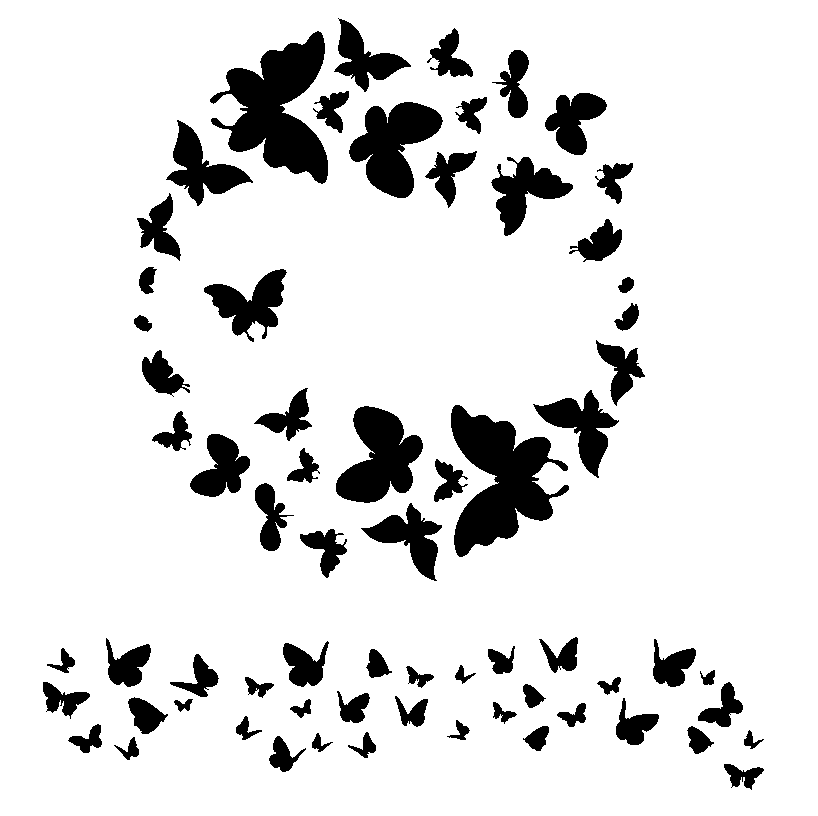
#> input picture test/files/flies.bmp, 818 x 816 px; its folder holds only this picture in this run
$ python -i binarizer.py   (imports and definitions only)
#> lines starting #> are read from the running program, lines starting #| are printed output that depends on the picture; after the words box and inside, x2 and y2 are one past the last pixel; in counts of white or black regions, pixels touching at a corner belong together
import os

import numpy as np
import cv2
from PIL import Image

from zhu.draw_tools import imread_bw


class Binarizer:
    def __init__(self, gauss=0, use_otsu=True):
        self.gauss = gauss
        self.otsu_dilate_kernel_size = 3
        self.otsu_erose_kernel_size = 5
        self.binarize = self.binarize_otsu if use_otsu \
            else self.binarize_mono

    def binarize_mono(self, image_path):
        img = imread_bw(image_path)
        if img is None:
            return None
        if self.gauss:
            size = (self.gauss, self.gauss)
            img = cv2.GaussianBlur(img, size, 0)
        img = np.array(img, dtype=np.uint8)[::-1]
        img = img * (255 // np.max(img))
        _, img = cv2.threshold(img, 127, 255, cv2.THRESH_BINARY)
        return img

    def binarize_otsu(self, image_path):
        # Leaves binarization by Kirill Berber
#> called with image_path = '../test/files/flies.bmp'
        im = Image.open(image_path)
#> im is the input picture: PIL image 818x816 P; 87.7% white; 67 black regions, largest, box (x1, y1, x2, y2) and area: (451, 405, 569, 557) 9014, (210, 31, 328, 184) 9005, (336, 406, 423, 503) 5022
        im = np.array(im)
        if len(im.shape) == 2:
            ret, im_FIN = cv2.threshold(im, 0, 255, cv2.THRESH_OTSU)
#> ret = 0
        else:
            red = im[:, :, 0]
            green = im[:, :, 1]
            blue = im[:, :, 2]

            ret_r, th_r = cv2.threshold(red, 0, 255, cv2.THRESH_OTSU)
            ret_g, th_g = cv2.threshold(green, 0, 255, cv2.THRESH_OTSU)
            ret_b, th_b = cv2.threshold(blue, 0, 255, cv2.THRESH_OTSU)

            im_FIN = th_r * th_g * th_b

        kernel = np.ones((self.otsu_dilate_kernel_size,
                          self.otsu_dilate_kernel_size), np.uint8)
        kernel_2 = np.ones((self.otsu_erose_kernel_size,
                            self.otsu_erose_kernel_size), np.uint8)

        dilate_img = cv2.dilate(im_FIN, kernel, iterations=1)
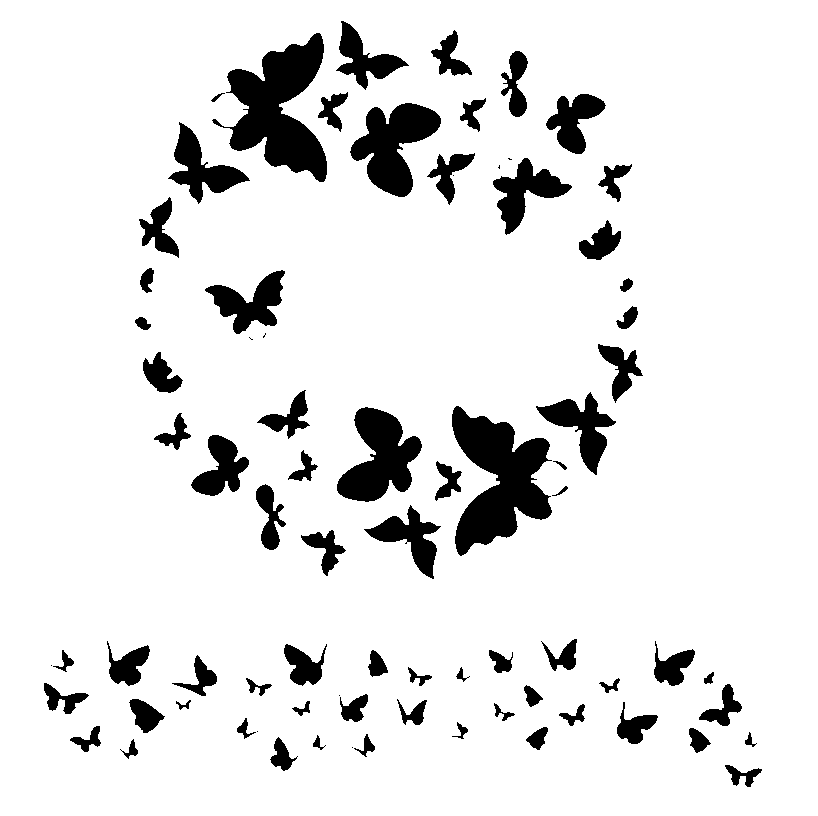
#> dilate_img: shape (816, 818); 89.9% white; 79 black regions (9 under 20 px), largest, box (x1, y1, x2, y2) and area: (212, 33, 327, 182) 8110, (452, 406, 552, 556) 8074, (337, 407, 422, 502) 4538
        erosion = cv2.erode(dilate_img, kernel_2, iterations=1)
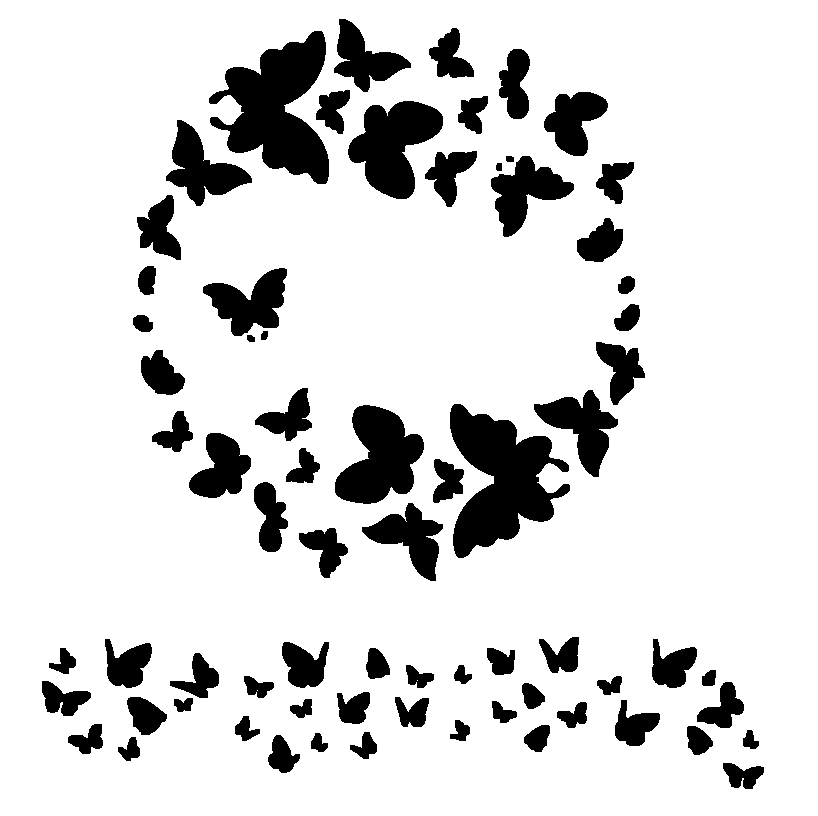
#> erosion: shape (816, 818); 85.7% white; 71 black regions, largest, box (x1, y1, x2, y2) and area: (450, 404, 570, 558) 9851, (209, 31, 329, 184) 9831, (335, 405, 424, 504) 5492

        return erosion[::-1]
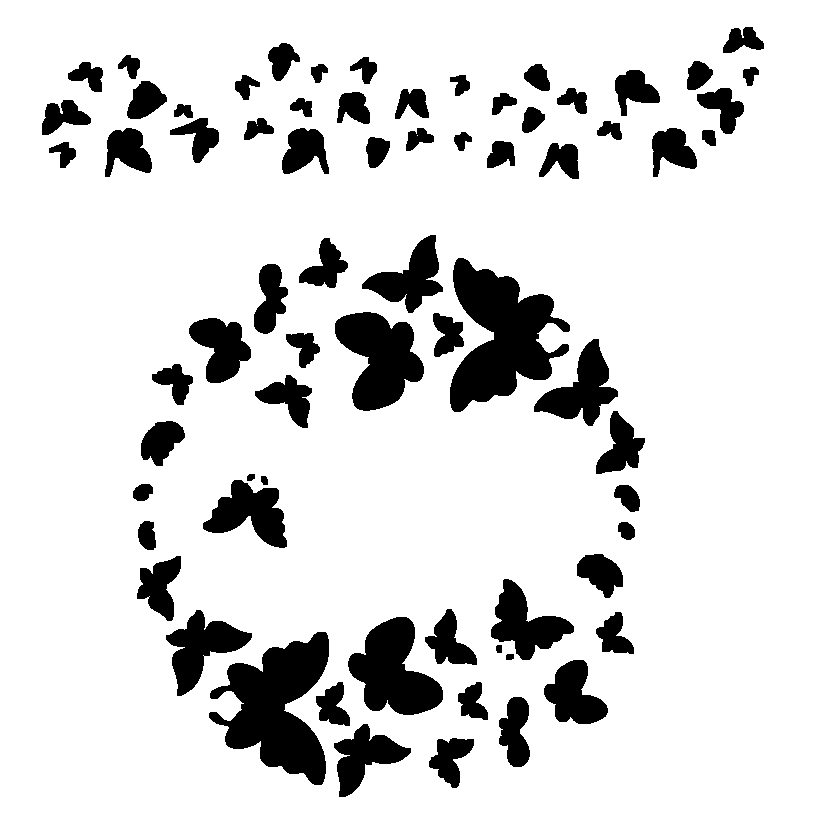
#> returned value: shape (816, 818); 85.7% white; 71 black regions, largest, box (x1, y1, x2, y2) and area: (450, 258, 570, 412) 9851, (209, 632, 329, 785) 9831, (335, 312, 424, 411) 5492

    def create_mono_bmp(self, image_path, res_path=None):
        if res_path is None:
            path, ext = os.path.splitext(image_path)
            res_path = path + '.bmp'
        data = self.binarize(image_path)
        if data is None:
            return
        if data[0, 0] == 255:
            data = 255 - data
        data = (255 - data) // 255
        img = Image.new('1', data.shape)
        pixels = img.load()
        for i in range(img.size[0]):
            for j in range(img.size[1]):
                pixels[i, j] = int(data[i][j])
        img = img.transpose(Image.ROTATE_90)
        img.save(res_path)

    def __str__(self):
        return 'Binarizer'

>>> result = Binarizer().binarize_otsu('../test/files/flies.bmp')
